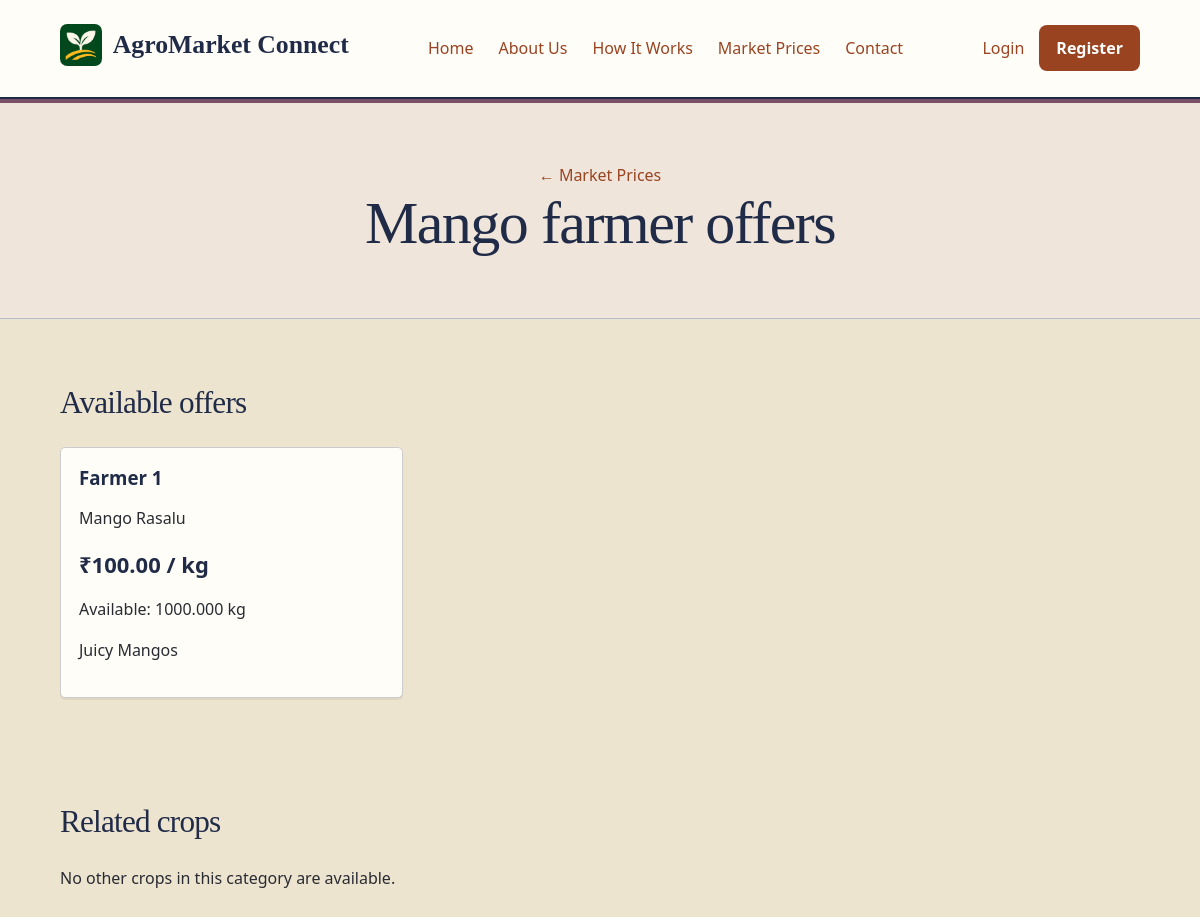
/Home/common/crop_offers.php?crop=Mango, run on an earlier commit of the app's database.
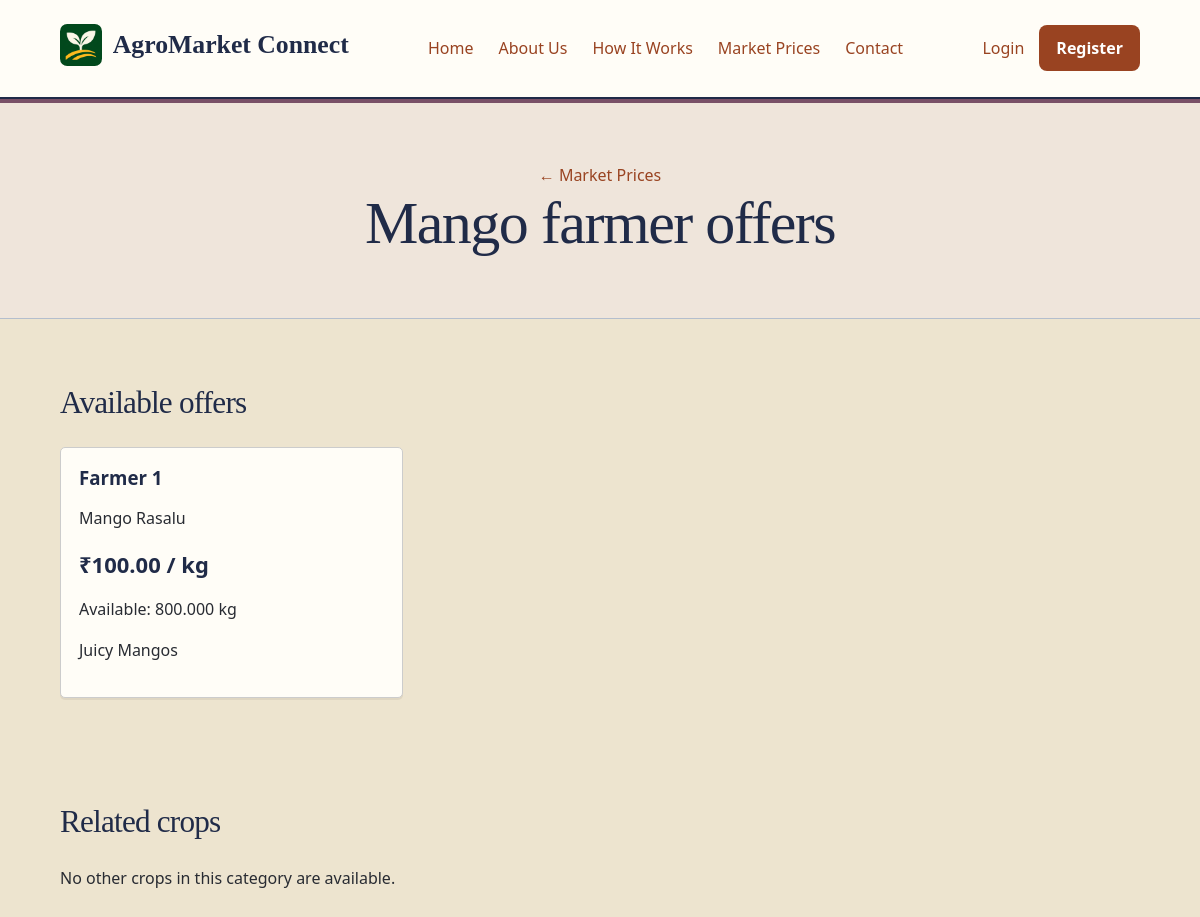
And on a later commit of the database.
### tables this page shows
CREATE TABLE `crop_listings` (
    `listing_id` bigint(20) UNSIGNED NOT NULL,
    `farmer_id` bigint(20) UNSIGNED NOT NULL,
    `category_id` int(10) UNSIGNED NOT NULL,
    `crop_name` varchar(120) NOT NULL,
    `variety` varchar(120) DEFAULT NULL,
    `description` text DEFAULT NULL,
    `quantity_available` decimal(12, 3) NOT NULL,
    `quantity_unit` varchar(20) NOT NULL,
    `price_per_unit` decimal(12, 2) NOT NULL,
    `minimum_order_quantity` decimal(12, 3) DEFAULT NULL,
    `quality_grade` varchar(50) DEFAULT NULL,
    `harvest_date` date DEFAULT NULL,
    `available_from` date DEFAULT NULL,
    `available_until` date DEFAULT NULL,
    `listing_status` enum(
        'available',
        'paused',
        'sold_out',
        'removed'
    ) NOT NULL DEFAULT 'available',
    `created_at` datetime DEFAULT current_timestamp(),
    `updated_at` datetime DEFAULT current_timestamp() ON UPDATE current_timestamp()
);

CREATE TABLE `users` (
    `user_id` bigint(20) UNSIGNED NOT NULL,
    `role` enum('admin', 'farmer', 'buyer') NOT NULL,
    `full_name` varchar(100) NOT NULL,
    `email` varchar(150) DEFAULT NULL,
    `mobile` varchar(15) DEFAULT NULL,
    `password_hash` varchar(255) NOT NULL,
    `account_status` enum(
        'pending',
        'active',
        'suspended',
        'closed'
    ) NOT NULL DEFAULT 'pending',
    `email_verified_at` datetime DEFAULT NULL,
    `mobile_verified_at` datetime DEFAULT NULL,
    `last_login_at` datetime DEFAULT NULL,
    `created_at` datetime NOT NULL DEFAULT current_timestamp(),
    `updated_at` datetime NOT NULL DEFAULT current_timestamp(),
    `token` varchar(64) DEFAULT NULL,
    `username` varchar(50) NOT NULL,
    `last_login` datetime DEFAULT NULL
);

### Home/includes/html.php (called while the page is built)
<?php
function e($value)
{
    return htmlspecialchars((string) ($value ?? ""), ENT_QUOTES, "UTF-8");
}

### Home/common/crop_offers.php (the view, shortened to what this page needs)
<?php
require_once __DIR__ . '/../includes/html.php';
$crop = is_string($_GET['crop'] ?? null)
    ? trim($_GET['crop'])
    : '';
$categories = [
    'tomato' => 'Vegetables',
    'onion'  => 'Vegetables',
    'potato' => 'Vegetables',
    'rice'   => 'Cereals & Millets',
    'maize'  => 'Cereals & Millets',
    'mango'  => 'Fruits'
];
$category = $categories[strtolower($crop)] ?? '';
$error = false;
try {
    require __DIR__ . '/../config/db.php';
    $available = "
        FROM crop_listings cl
        JOIN users u
            ON u.user_id = cl.farmer_id
        WHERE u.role = 'farmer'
            AND u.account_status = 'active'
            AND cl.listing_status = 'available'
            AND cl.quantity_available > 0
            AND (
                cl.available_from IS NULL
                OR cl.available_from <= CURDATE()
            )
            AND (
                cl.available_until IS NULL
                OR cl.available_until >= CURDATE()
            )
    ";
    $stmt = $link->prepare(
        "SELECT
            u.full_name,
            cl.variety,
            cl.price_per_unit,
            cl.quantity_unit,
            cl.quantity_available,
            cl.description"
        . $available .
        " AND cl.crop_name = ?
        ORDER BY
            u.full_name,
            cl.listing_id DESC"
    );
    $stmt->bind_param('s', $crop);
    $stmt->execute();
    $offers = $stmt->get_result()->fetch_all(MYSQLI_ASSOC);
    $stmt = $link->prepare(
        "SELECT DISTINCT
            cl.crop_name"
        . $available .
        " AND cl.crop_name <> ?
        AND cl.category_id IN (
            SELECT category_id
            FROM crop_listings
            WHERE crop_name = ?
            UNION
            SELECT category_id
            FROM crop_categories
            WHERE category_name = ?
        )
        ORDER BY cl.crop_name"
    );
    $stmt->bind_param(
        'sss',
        $crop,
        $crop,
        $category
    );
    $stmt->execute();
    $related = $stmt->get_result()->fetch_all(MYSQLI_ASSOC);
} catch (mysqli_sql_exception $exception) {
    error_log($exception->getMessage());
    $error = true;
}
?>
<!DOCTYPE html>
<html lang="en">
<head>
    <link rel="stylesheet" href="css/common.css">
</head>
<body>
    <?php
    require __DIR__ . '/includes/header.php';
    ?>
    <main>
        <section class="common-hero">
            <a href="market_prices.php">
                ← Market Prices
            </a>
            <h1>
                <?php echo e($crop); ?> farmer offers
            </h1>
        </section>
        <?php if ($error): ?>
            <p class="common-section">
                Farmer offers could not be loaded. Please try again.
            </p>
        <?php else: ?>
            <section class="common-section">
                <h2>Available offers</h2>
                <div class="market-products">
                    <?php foreach ($offers as $offer): ?>
                        <article class="market-card">
                            <div class="market-card-content">
                                <h3>
                                    <?php echo e($offer['full_name']); ?>
                                </h3>
                                <p>
                                    <?php echo e($crop); ?>
                                    <?php echo e($offer['variety']); ?>
                                </p>
                                <p class="market-price">
                                    ₹<?php echo number_format(
                                        $offer['price_per_unit'],
                                        2
                                    ); ?>
                                    /
                                    <?php echo e($offer['quantity_unit']); ?>
                                </p>
                                <p>
                                    Available:
                                    <?php echo e(
                                        $offer['quantity_available']
                                    ); ?>
                                    <?php echo e(
                                        $offer['quantity_unit']
                                    ); ?>
                                </p>
                                <p>
                                    <?php echo e($offer['description']); ?>
                                </p>
                            </div>
                        </article>
                    <?php endforeach; ?>
                </div>
            </section>
            <section class="common-section">
                <h2>Related crops</h2>
                <?php if (!$related): ?>
                    <p>
                        No other crops in this category are available.
                    </p>
                <?php endif; ?>
            </section>
        <?php endif; ?>
    </main>
</body>
</html>

What changed in the data, as far as the page shows it:
changed crop_listings "kg": quantity_available "1000.000" → "800.000"
